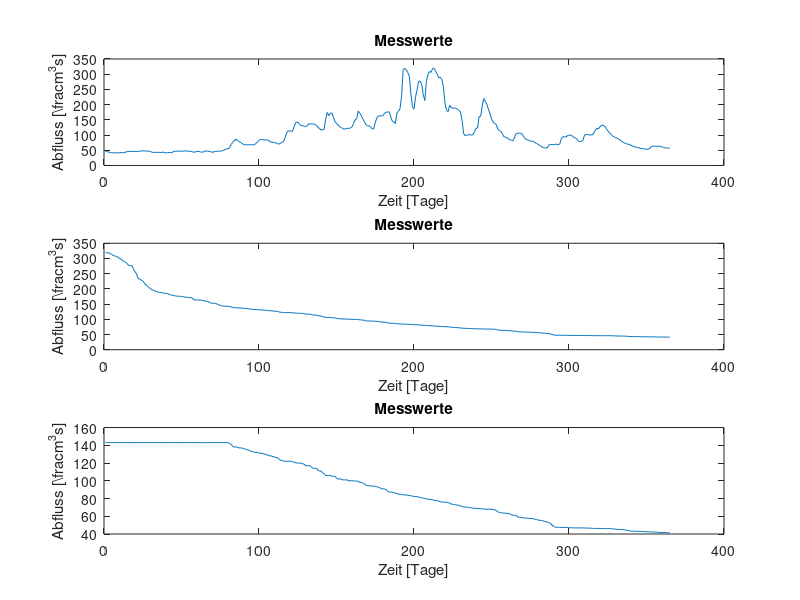

Write the MATLAB code that produced this figure.
clc;
clear;
close all;
% Volume data 2014
v = [46.3 45.3 44.2 42.2 41.7 41.7 41.6 41.4 41.4 41.5 42.4 42.1 42.0 43.4 46.6 46.1 46.2 46.1 46.0 46.0 46.3 46.3 46.3 47.6 48.6 47.4 47.4 47.4 46.8 46.1 43.1 42.8 43.0 43.0 43.3 42.7 42.7 44.3 41.6 41.7 42.2 42.5 42.3 42.5 46.1 46.7 46.9 47.0 46.9 47.0 47.0 47.6 47.5 47.3 46.8 46.2 45.0 43.3 44.9 45.6 46.4 45.1 43.2 44.7 46.6 47.3 46.9 46.1 45.0 42.8 45.4 46.6 46.9 46.9 46.9 47.8 50.2 52.0 54.4 55.0 58.5 69.5 75.0 81.0 86.7 83.4 79.2 76.0 72.9 68.6 67.7 67.9 68.1 68.3 68.0 67.8 68.1 72.4 77.7 82.0 85.7 84.9 84.0 84.0 84.2 83.7 77.8 76.8 76.0 75.8 73.6 71.2 70.4 73.1 76.3 79.6 94.1 109 114 114 111 117 133 142 143 137 131 131 129 128 130 137 136 137 136 135 132 126 121 117 117 119 152 174 164 171 173 159 144 139 133 128 124 122 119 121 122 122 123 127 138 150 153 179 172 164 153 144 134 131 130 126 120 120 141 156 163 163 163 164 171 175 176 176 159 146 143 138 173 178 187 229 315 319 314 305 293 235 193 185 226 249 277 277 265 232 213 276 299 309 306 319 319 309 299 288 290 282 257 204 181 177 197 191 188 189 188 185 181 176 148 105 98.1 99.6 101 101 99.9 101 111 122 123 161 161 196 220 210 201 185 170 153 143 138 135 120 115 112 105 94.5 93.3 90.7 87.2 84.5 82.4 81.9 94.4 105 106 106 106 102 92.1 87.3 85.0 82.1 80.4 80.0 79.0 75.1 72.6 69.9 65.2 63.8 59.1 58.0 58.0 57.5 67.2 68.8 68.8 68.9 69.2 70.4 68.0 70.2 88.1 94.0 94.4 93.6 98.2 99.7 99.5 97.5 92.7 90.9 87.1 80.9 77.9 78.7 82.6 100 102 102 100 100 101 106 117 122 120 127 132 132 129 122 114 108 103 96.6 95.0 91.0 90.0 86.0 83.2 79.0 75.9 73.5 71.4 70.0 68.6 66.6 63.9 61.1 60.9 59.0 58.0 56.6 55.7 55.3 53.8 53.0 53.3 55.5 61.1 64.2 63.5 63.4 62.8 63.4 62.9 61.5 58.5 57.6 57.6 57.2 56.5 ];
v_sort = sort(v, 'descend');

figure(1);
subplot(3,1,1);
plot(v);
title('Messwerte');
xlabel('Zeit [Tage]');
ylabel('Abfluss [\frac{m^3}{s}]');
subplot(3,1,2);
plot(v_sort);
title('Messwerte');
xlabel('Zeit [Tage]');
ylabel('Abfluss [\frac{m^3}{s}]');

thres = v_sort(80);
v_sort_lim = v_sort;
v_sort_lim(v_sort_lim > thres) = thres;

subplot(3,1,3);
plot(v_sort_lim);
title('Messwerte');
xlabel('Zeit [Tage]');
ylabel('Abfluss [\frac{m^3}{s}]');

sum(v_sort)
sum(v_sort_lim)
